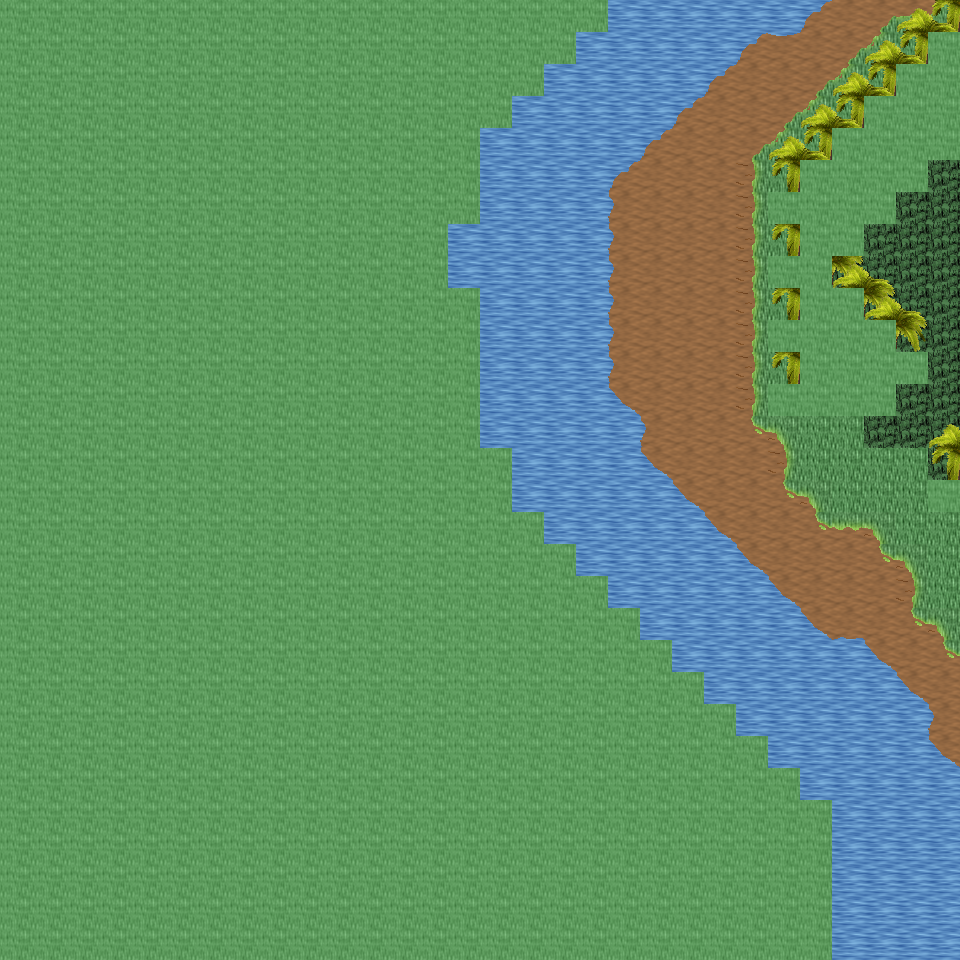

A level layout from a 2D game, rendered from its tile map. Below: a short description, then the map file with tile-grid data replaced by summaries:
An orthogonal 30x30 tile map with 32x32 px tiles, 6 tile layers (Ground, Object, Object2, Above, ...), 23 tilesets and 5 objects (5x mapExit).

<map version="1.0" orientation="orthogonal" renderorder="right-down" width="30" height="30" tilewidth="32" tileheight="32" nextobjectid="6">
  <tileset firstgid="1" name="tileset_ground_ground" tilewidth="32" tileheight="32" tilecount="33" columns="3">
    <image source="../drawable/tileset_ground_ground.png" width="96" height="352" />
  </tileset>
  <tileset firstgid="34" name="tileset_ground_water_pool" tilewidth="32" tileheight="32" tilecount="72" columns="3">
    <image source="../drawable/tileset_ground_water_pool.png" width="96" height="768" />
  </tileset>
  <tileset firstgid="106" name="tileset_ground_water_pool_corners" tilewidth="32" tileheight="32" tilecount="72" columns="3">
    <image source="../drawable/tileset_ground_water_pool_corners.png" width="96" height="768" />
  </tileset>
  <tileset firstgid="178" name="tileset_ground_grass_edges" tilewidth="32" tileheight="32" tilecount="36" columns="12">
    <image source="../drawable/tileset_ground_grass_edges.png" width="384" height="96" />
  </tileset>
  <tileset firstgid="214" name="tileset_ground_grass_corners" tilewidth="32" tileheight="32" tilecount="24" columns="6">
    <image source="../drawable/tileset_ground_grass_corners.png" width="192" height="128" />
  </tileset>
  <tileset firstgid="238" name="tileset_plant_tree_palm_tree" tilewidth="32" tileheight="32" tilecount="6" columns="2">
    <image source="../drawable/tileset_plant_tree_palm_tree.png" width="64" height="96" />
  </tileset>
  <tileset firstgid="244" name="tileset_logic_creature_animal" tilewidth="32" tileheight="32" tilecount="32" columns="8">
    <image source="../drawable/tileset_logic_creature_animal.png" width="256" height="128" />
  </tileset>
  <tileset firstgid="276" name="tileset_logic_collision" tilewidth="32" tileheight="32" tilecount="1" columns="1">
    <image source="../drawable/tileset_logic_collision.png" width="32" height="32" />
  </tileset>
  <tileset firstgid="277" name="tileset_plant_bush_various_small" tilewidth="32" tileheight="32" tilecount="9" columns="3">
    <image source="../drawable/tileset_plant_bush_various_small.png" width="96" height="96" />
  </tileset>
  <tileset firstgid="286" name="tileset_item_corpse_huge_animal" tilewidth="32" tileheight="32" tilecount="16" columns="2">
    <image source="../drawable/tileset_item_corpse_huge_animal.png" width="64" height="256" />
  </tileset>
  <tileset firstgid="302" name="tileset_object_tent" tilewidth="32" tileheight="32" tilecount="9" columns="3">
    <image source="../drawable/tileset_object_tent.png" width="96" height="96" />
  </tileset>
  <tileset firstgid="311" name="tileset_furniture_light_iron_lamp" tilewidth="32" tileheight="32" tilecount="3" columns="1">
    <image source="../drawable/tileset_furniture_light_iron_lamp.png" width="32" height="96" />
  </tileset>
  <tileset firstgid="314" name="tileset_furniture_light_flames" tilewidth="32" tileheight="32" tilecount="6" columns="6">
    <image source="../drawable/tileset_furniture_light_flames.png" width="192" height="32" />
  </tileset>
  <tileset firstgid="320" name="tileset_logic_creature_amazon" tilewidth="32" tileheight="32" tilecount="16" columns="8">
    <image source="../drawable/tileset_logic_creature_amazon.png" width="256" height="64" />
  </tileset>
  <tileset firstgid="336" name="tileset_logic_item_fruits" tilewidth="32" tileheight="32" tilecount="16" columns="8">
    <image source="../drawable/tileset_logic_item_fruits.png" width="256" height="64" />
  </tileset>
  <tileset firstgid="352" name="tileset_plant_pineapple_plant" tilewidth="32" tileheight="32" tilecount="6" columns="2">
    <image source="../drawable/tileset_plant_pineapple_plant.png" width="64" height="96" />
  </tileset>
  <tileset firstgid="358" name="tileset_ground_grass_2" tilewidth="32" tileheight="32" tilecount="21" columns="3">
    <image source="../drawable/tileset_ground_grass_2.png" width="96" height="224" />
  </tileset>
  <tileset firstgid="379" name="tileset_light_dim_yellow_light_7x5" tilewidth="32" tileheight="32" tilecount="35" columns="7">
    <image source="../drawable/tileset_light_dim_yellow_light_7x5.png" width="224" height="160" />
  </tileset>
  <tileset firstgid="414" name="tileset_light_yellow_light_5x5" tilewidth="32" tileheight="32" tilecount="25" columns="5">
    <image source="../drawable/tileset_light_yellow_light_5x5.png" width="160" height="160" />
  </tileset>
  <tileset firstgid="439" name="tileset_building_huts" tilewidth="32" tileheight="32" tilecount="338" columns="26">
    <image source="../drawable/tileset_building_huts.png" width="832" height="416" />
  </tileset>
  <tileset firstgid="777" name="tileset_item_firewood" tilewidth="32" tileheight="32" tilecount="12" columns="3">
    <image source="../drawable/tileset_item_firewood.png" width="96" height="128" />
  </tileset>
  <tileset firstgid="789" name="tileset_logic_creature_spider" tilewidth="32" tileheight="32" tilecount="3" columns="3">
    <image source="../drawable/tileset_logic_creature_spider.png" width="96" height="32" />
  </tileset>
  <tileset firstgid="792" name="tileset_logic_creature_reptile" tilewidth="32" tileheight="32" tilecount="7" columns="7">
    <image source="../drawable/tileset_logic_creature_reptile.png" width="224" height="32" />
  </tileset>
  <layer name="Ground" width="30" height="30">
    <data>[900 cells, 900 non-empty, 10 distinct tile ids]</data>
  </layer>
  <layer name="Object" width="30" height="30">
    <data>[900 cells, 96 non-empty, 14 distinct tile ids]</data>
  </layer>
  <layer name="Object2" width="30" height="30">
    <data>[900 cells, 24 non-empty, 2 distinct tile ids]</data>
  </layer>
  <layer name="Above" width="30" height="30">
    <data>[900 cells, 42 non-empty, 4 distinct tile ids]</data>
  </layer>
  <layer name="Above2" width="30" height="30">
    <data>[900 cells, 7 non-empty, 2 distinct tile ids]</data>
  </layer>
  <layer name="Walkable" width="30" height="30">
    <data>[900 cells, 606 non-empty, 1 distinct tile ids]</data>
  </layer>
  <objectgroup name="MapEvents">
    <object id="1" name="north" type="mapExit" x="608" y="0" width="352" height="32">
      <properties>
        <property name="map" value="level_0_x256_y25" />
        <property name="x" value="19" />
        <property name="y" value="28" />
      </properties>
    </object>
    <object id="2" name="south" type="mapExit" x="832" y="928" width="128" height="32">
      <properties>
        <property name="map" value="level_0_x256_y27" />
        <property name="x" value="26" />
        <property name="y" value="1" />
      </properties>
    </object>
    <object id="3" name="east" type="mapExit" x="928" y="0" width="32" height="32">
      <properties>
        <property name="map" value="level_0_x257_y26" />
        <property name="x" value="1" />
        <property name="y" value="0" />
      </properties>
    </object>
    <object id="4" name="east2" type="mapExit" x="928" y="160" width="32" height="320">
      <properties>
        <property name="map" value="level_0_x257_y26" />
        <property name="x" value="1" />
        <property name="y" value="5" />
      </properties>
    </object>
    <object id="5" name="east3" type="mapExit" x="928" y="512" width="32" height="448">
      <properties>
        <property name="map" value="level_0_x257_y26" />
        <property name="x" value="1" />
        <property name="y" value="16" />
      </properties>
    </object>
  </objectgroup>
</map>
